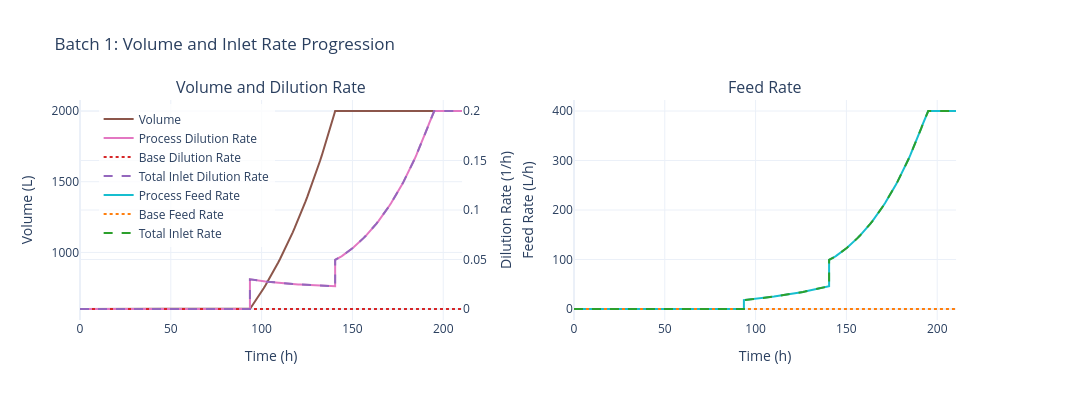

Notebook source saved alongside this figure:
### Code cell
sim.data.plot_volume_feed()

### Figure 1 — Plotly figure (JSON) as saved in the notebook; plotly's stock layout.template omitted (floating-point values rounded to 4 significant figures; data arrays with more than 128 entries replaced by an {"elided": "..."} marker saying what was removed)
{"data": [{"hovertemplate": "Time: %{x:.1f} h<br>Volume: %{y:.2f} L<extra></extra>", "line": {"color": "#8c564b", "width": 2}, "mode": "lines", "name": "Volume", "type": "scatter", "x": {"elided": "293 float values"}, "xaxis": "x", "y": {"elided": "293 float values"}, "yaxis": "y"}, {"hovertemplate": "Time: %{x:.1f} h<br>D_process: %{y:.4f} 1/h<extra></extra>", "line": {"color": "#e377c2", "width": 2}, "mode": "lines", "name": "Process Dilution Rate", "type": "scatter", "x": {"elided": "293 float values"}, "xaxis": "x", "y": {"elided": "293 float values"}, "yaxis": "y2"}, {"hovertemplate": "Time: %{x:.1f} h<br>D_base: %{y:.4f} 1/h<extra></extra>", "line": {"color": "#d62728", "dash": "dot", "width": 2}, "mode": "lines", "name": "Base Dilution Rate", "type": "scatter", "x": {"elided": "293 float values"}, "xaxis": "x", "y": {"elided": "293 float values"}, "yaxis": "y2"}, {"hovertemplate": "Time: %{x:.1f} h<br>D_total: %{y:.4f} 1/h<extra></extra>", "line": {"color": "#9467bd", "dash": "dash", "width": 2}, "mode": "lines", "name": "Total Inlet Dilution Rate", "type": "scatter", "x": {"elided": "293 float values"}, "xaxis": "x", "y": {"elided": "293 float values"}, "yaxis": "y2"}, {"hovertemplate": "Time: %{x:.1f} h<br>F_process: %{y:.4f} L/h<extra></extra>", "line": {"color": "#17becf", "width": 2}, "mode": "lines", "name": "Process Feed Rate", "type": "scatter", "x": {"elided": "293 float values"}, "xaxis": "x2", "y": {"elided": "293 float values"}, "yaxis": "y3"}, {"hovertemplate": "Time: %{x:.1f} h<br>F_base: %{y:.4f} L/h<extra></extra>", "line": {"color": "#ff7f0e", "dash": "dot", "width": 2}, "mode": "lines", "name": "Base Feed Rate", "type": "scatter", "x": {"elided": "293 float values"}, "xaxis": "x2", "y": {"elided": "293 float values"}, "yaxis": "y3"}, {"hovertemplate": "Time: %{x:.1f} h<br>F_total: %{y:.4f} L/h<extra></extra>", "line": {"color": "#2ca02c", "dash": "dash", "width": 2}, "mode": "lines", "name": "Total Inlet Rate", "type": "scatter", "x": {"elided": "293 float values"}, "xaxis": "x2", "y": {"elided": "293 float values"}, "yaxis": "y3"}], "layout": {"annotations": [{"font": {"size": 16}, "showarrow": false, "text": "Volume and Dilution Rate", "x": 0.205, "xanchor": "center", "xref": "paper", "y": 1, "yanchor": "bottom", "yref": "paper"}, {"font": {"size": 16}, "showarrow": false, "text": "Feed Rate", "x": 0.735, "xanchor": "center", "xref": "paper", "y": 1, "yanchor": "bottom", "yref": "paper"}], "font": {"size": 12}, "height": 400, "legend": {"bgcolor": "rgba(255,255,255,0.8)", "x": 0.02, "y": 0.98}, "showlegend": true, "title": {"text": "Batch 1: Volume and Inlet Rate Progression"}, "width": 1400, "xaxis": {"anchor": "y", "domain": [0, 0.41], "title": {"text": "Time (h)"}}, "xaxis2": {"anchor": "y3", "domain": [0.53, 0.94], "title": {"text": "Time (h)"}}, "yaxis": {"anchor": "x", "domain": [0, 1], "title": {"text": "Volume (L)"}}, "yaxis2": {"anchor": "x", "overlaying": "y", "side": "right", "title": {"text": "Dilution Rate (1/h)"}}, "yaxis3": {"anchor": "x2", "domain": [0, 1], "title": {"text": "Feed Rate (L/h)"}}}}
